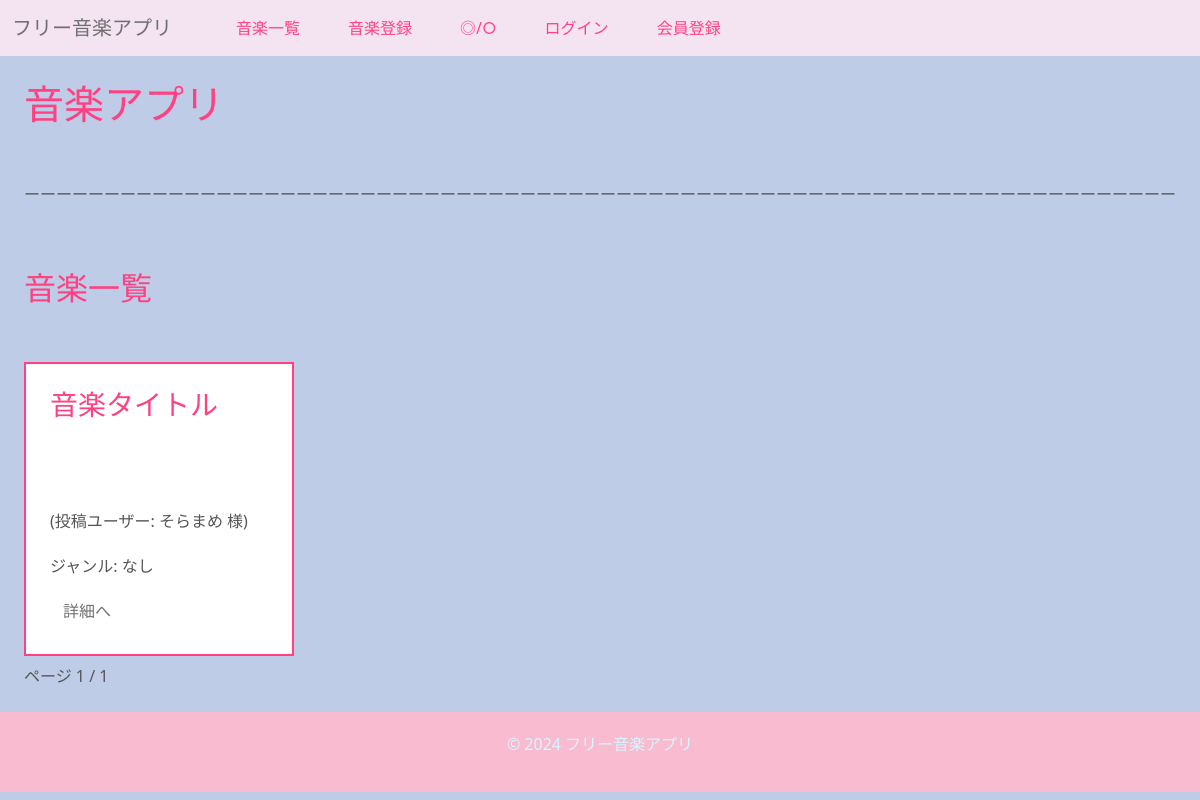
Screenshot of /ongaku/ with the database file from the repository.
### ongaku/models.py (models this page shows, shortened)
class Ongaku(models.Model):
    title = models.CharField(max_length=70)
    text = models.TextField(blank=True, default="")
    audio_file = models.FileField(upload_to='music/', null=True, blank=True)
    thumbnail = models.ImageField(null=True, blank=True)
    category = models.CharField(
        max_length=100, choices=CATEGORY, null=True, blank=True
    )
    custom_category = models.CharField(
        max_length=100,
        blank=True,
        help_text="検索時に見つかりやすくなります。"
    )
    user = models.ForeignKey(User, on_delete=models.CASCADE, related_name='songs')
    search_count = models.IntegerField(default=0)
    play_count = models.IntegerField(default=0)
    is_public = models.BooleanField(default=False)  # 公開/非公開設定
    created_at = models.DateTimeField(auto_now_add=True)  # 投稿日
    ongaku_url = models.URLField()
    favorites = models.ManyToManyField(User, related_name='favorite_songs', blank=True)
    favorited_by = models.ManyToManyField(
        'UserProfile',  # ユーザー情報が保存されているモデル
        related_name='favorite_songs',
        blank=True
    )

class UserProfile(models.Model):
    user = models.OneToOneField(User, on_delete=models.CASCADE)
    songs = models.ManyToManyField(Ongaku)  # ユーザーが作成した曲の関連
    display_name = models.CharField(max_length=100, unique=True, blank=True, null=True)
    bio = models.TextField(blank=True, null=True)  # 自己紹介
    profile_picture = models.ImageField(upload_to='profile_pictures/', blank=True, null=True)
    youtube_url = models.URLField(blank=True, null=True)  # YouTube URL
    twitter_url = models.URLField(blank=True, null=True)  # Twitter URL

### ongaku/views.py (the view)
# urls.py: path('', views.index_view, name='index'),
def index_view(request):
    if request.user.is_authenticated:
        music_list = Ongaku.objects.filter(is_public=True) | Ongaku.objects.filter(user=request.user)
    else:
        music_list = Ongaku.objects.filter(is_public=True)
    object_list = Ongaku.objects.order_by('-id')
    recommended = Ongaku.objects.all().order_by('-play_count')[:10]
    ranking_list = Ongaku.objects.annotate(avg_rating=Avg('review__rate')).order_by('-avg_rating')
    paginator = Paginator(ranking_list, ITEM_PER_PAGE)
    page_number = request.GET.get('page', 1)
    page_obj = paginator.page(page_number)
    return render(
        request,
        'ongaku/index.html',
        {
            'music_list': music_list,
            'object_list': object_list,
            'recommended': recommended,
            'ranking_list': ranking_list,
            'page_obj': page_obj,
        },
    )

### ongaku/templates/ongaku/index.html (shortened to what this page needs)
{% extends 'base.html' %}
{% block h1 %}音楽アプリ{% endblock %}
{% block content %}
<h2><br></h2>
<div>
    <p class="responsive-line">ーーーーーーーーーーーーーーーーーーーーーーーーーーーーーーーーーーーーーーーーーーーーーーーーーーーーーーーーーーーーーーーーーーーーーーーーーーーーーーーーーーーーーーーーーーーーーーーーーーーーーーーーーーーーーーーーーーーーーーーーーーーーーーーーーーーーーーーーーーーーーーーーーーーーーーーー</p>
</div>
<h2><br></h2>
<div class="row">
    <div class="col-9">
        <h2>音楽一覧</h2>
        <h2><br></h2>
        <div class="row">
            {% for item in page_obj %}
                {% if item.is_public %}
                    <div class="col-md-4 col-sm-6">
                        <div class="border border_color p-4 mb-2" type="tokubetu">
                            <h3 class="song-title">{{ item.title }}</h3>
                            {% if item.audio_file %}
                                <div>
                                    <p id="playCount{{ item.pk }}">再生回数: {{ item.play_count }}</p>
                                    <h6><br></h6>
                                </div>
                            {% else %}
                            <h5><br><br><br></h5>
                            {% endif %}
                            <span>
                                (投稿ユーザー:
                                {% if item.user.userprofile.display_name == None %}
                                    {{ item.user.userprofile.display_name|default:"匿名" }}{{ user.id }}
                                {% else %}
                                    {{ item.user.userprofile.display_name|default:"匿名" }}
                                {% endif %} 様)
                            </span>
                            <h6 class="card-title mt-4">ジャンル: {{ item.category.name|default:"なし" }}</h6>
                            <div class="mt-3">
                                <a href="{% url 'detail-ongaku' item.pk %}" class="btn">詳細へ</a>
                            </div>
                        </div>
                    </div>
                {% endif %}
            {% endfor %}
        </div>
        <div class="pagination">
            <span class="current">
                ページ {{ page_obj.number }} / {{ page_obj.paginator.num_pages }}
            </span>
        </div>
    </div>
</div>
{% endblock %}

### ongaku/static/ongaku/css/style.css (style rules this page uses)
a { text-decoration: none; }

### templates/base.html (style rules this page uses)
body { background-color: #becce8; color: #565656; transition: background-color 0.5s, color 0.5s; }
a { color: rgb(112, 112, 112) !important; }
h1, h2, h3, h4, .h5 { color: #ff4081; }
div[type="tokubetu"] { border-color: #ff4081; border: 2px solid #ff4081 !important; background-color: #ffff; }

### ongaku/templates/ongaku/index.html (style rules this page uses)
.responsive-line { width: 100%; white-space: nowrap; overflow: hidden; }

### rows the page displays
Ongaku: title "音楽タイトル", user.userprofile.display_name "そらまめ", category.name "なし"

### other values shown
{{ page_obj.number }} "1"
{{ page_obj.paginator.num_pages }} "1"
